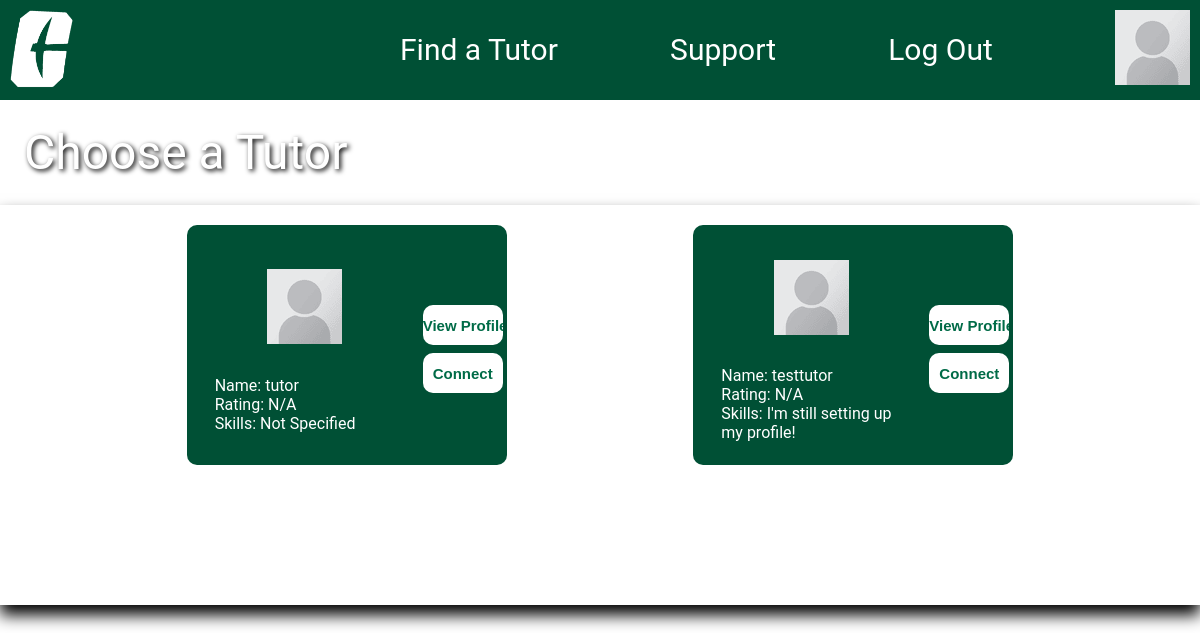
Page /choose-a-tutor/ (signed in) on the earlier database version.
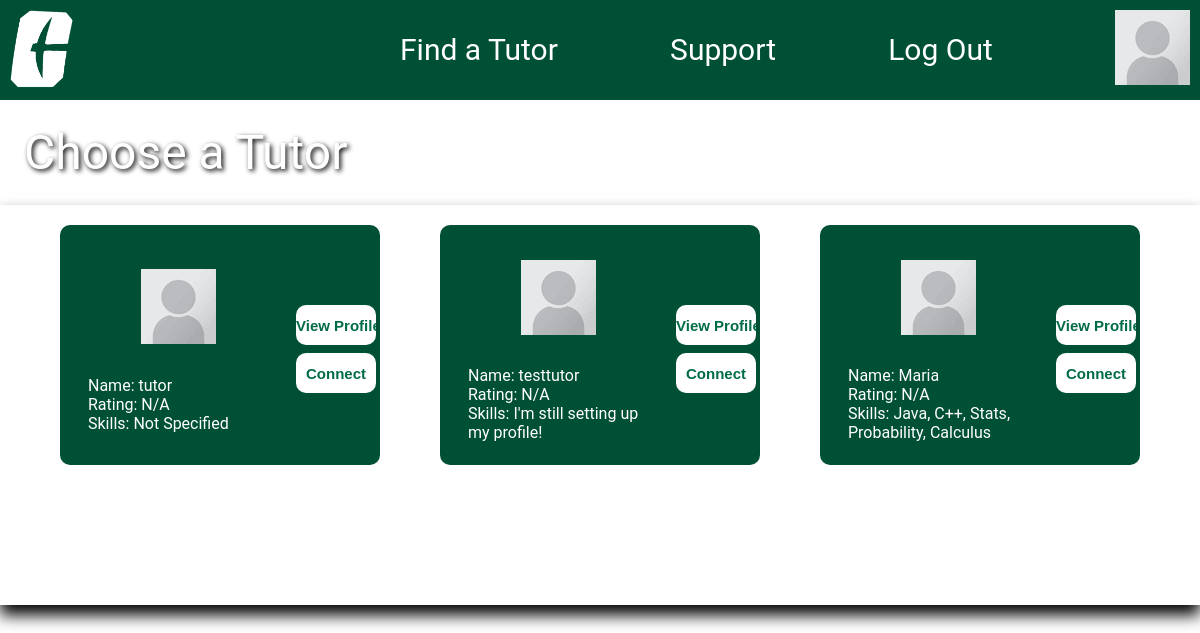
Same page on the later database version.
### base/models.py (models this page shows, shortened)
class User(AbstractUser):
    email = models.EmailField(unique=True, null=True)
    bio = models.TextField(null=True, default="I'm still setting up my profile!")
    avatar = models.ImageField(null=True, default="profile-pic-placeholder.png")
    classes = models.ManyToManyField('Classes', blank=True)
    skills = models.TextField(null=True,blank=True, default="I'm still setting up my profile!")
    currentYear = models.CharField(max_length=50, null=True, blank=True, default="I'm still setting up my profile!")
    tutor = models.BooleanField(default=False)
    USERNAME_FIELD = 'email'
    REQUIRED_FIELDS = ['username']

### base/views.py (the view)
# urls.py: path('choose-a-tutor/', views.ChooseATutor, name='choose-a-tutor'),
@login_required(login_url='login')
def ChooseATutor(request):
    tutors = User.objects.filter(tutor=True)
    context = {
        'tutors' : tutors,
    }
    return render(request, 'base/choose-a-tutor.html', context)

### base/templates/base/choose-a-tutor.html (shortened to what this page needs)
{% extends 'main.html' %}
{% block content %}
<body class="choose-a-tutor">
    <p class = "title-style"">Choose a Tutor</p>
    <div class="choose-a-tutor-Body">
        {% for tutor in tutors %}
        <div class = "choose-a-tutor-Profile">
            <div class="tutor-card-left">
                <div class = "choose-a-tutor-Profile-Image"><img src = "../static/images/profile-pic-placeholder.png"/></div>
                <div class = "choose-a-tutor-Profile-Info">
                    <div class = "choose-a-tutor-Profile-Name">Name: {{tutor.username}}</div>
                    <div class = "choose-a-tutor-Profile-Rating">Rating: N/A</div>
                    <div class = "choose-a-tutor-Profile-Major">Skills: {{tutor.skills|default:"Not Specified"}}</div>
                </div>
            </div>
            <div class="tutor-card-right">
                <div class = "choose-a-tutor-Profile-Button">
                    <a href = "{% url 'user-profile' tutor.id%}" type="submit"><input type="submit" value="View Profile" /></a>
                    <a href = "{% url 'zoom-page' %}" type="submit"><input type="submit" value="Connect" /></a>
                </div>
            </div>
        </div>
        {% endfor %}
    </div>
</body>
{% endblock %}

### templates/main.html (shortened to what this page needs)
<!DOCTYPE html>
{% load static %}
<html lang="en">
  <head>
    <link rel="stylesheet" href="{% static 'style.css' %}" />
  </head>
  <body>
  {% include 'navbar.html' %}
  {% block content %}
  {% endblock %}
  </body>
</html>

### templates/navbar.html (shortened to what this page needs)
{% load static %}
<link rel="stylesheet" href="{% static 'style.css' %}" />
<div class="bar">
    <div class="bar-left">
        <a href="{% url 'home' %}" class="navbar-pic"><img width = "63px" height = "78px" src="{% static 'images/uncc-logo(new).png' %}"/></a>
    </div>
    <div class="bar-right">
        <a class="navbar-text" href="{% url 'tutor-finder' %}">Find a Tutor</a>
        <a href="{% url 'support' %}" class="navbar-text">Support</a>
        {% if request.user.is_authenticated %}
        <a href="{% url 'logout' %}" class="navbar-text">Log Out</a>
        {% else %}
        <a href="{% url 'login' %}" class="navbar-text">Log In</a>
        {% endif%}
        {% if request.user.is_authenticated %}
            <a class="navbar-pic" href="{% url 'user-profile' request.user.id %}"><img src="{{ user.avatar.url }}"/></a>
        {% else %}
            <a class="navbar-pic" href="{% url 'user-profile' request.user.id %}"><img src="{% static 'images/profile-pic-placeholder.png' %}"/></a>
        {% endif %}
    </div>
</div>

### static/style.css (style rules this page uses)
* { margin: 0; padding: 0; box-sizing: border-box; }
.title-style { color: white; font-size: 4vw; margin: 2%; text-shadow: 2px 2px 5px black; }
.bar { margin: 0px 0px 0px 0px; height: 100px; width: 100%; background-color: #005035; display: flex; align-items: flex-start; justify-content: space-between; }
.bar-right { width: 800px; display: flex; align-items: center; justify-content: space-between; }
.bar-left { display: flex; justify-content: flex-start; width: fit-content }
.navbar-pic { margin: 10px 10px 10px 10px; }
.navbar-text { font: 30px "roboto", sans-serif; color: white; text-decoration: none; }
.choose-a-tutor { background-image: url("../static/images/UNCC_Background.jpeg"); background-size: cover; background-repeat: no-repeat; margin: 0; padding: 0; font-family: "Roboto", sans-serif; }
.choose-a-tutor-Body { background-color: white; width: 100%; height: 50vh; padding: 10px; display: flex; justify-content: space-evenly; align-items: flex-start; flex-wrap: wrap; box-shadow: 0px 10px 15px black; }
.choose-a-tutor-Profile { display: flex; color: white; align-items: center; background-color: #005035; width: 40vh; height: 30vh; margin: 10px; padding: 10px; border-radius: 10px; transition: 0.3s ease-in-out; }
.tutor-card-left { display: flex; flex-direction: column; align-items: center; text-align: left; padding-left: 10px; }
.choose-a-tutor-Profile-Image { padding: 10%; }
.choose-a-tutor-Profile-Info { padding: 1vh; }
.choose-a-tutor-Profile-Major { width: 180px; display: flex; flex-wrap: wrap; }
.choose-a-tutor-Profile-Button { width: 40px; padding: 10px 20px; display: flex; justify-content: flex-end; align-items: flex-start; flex-direction: column; }
.choose-a-tutor-Profile-Button > a > input { font-weight: bold; font-size: 15px; background-color: white; color: #006b47; border-radius: 10px; border-style: none; height: 5vh; width: 10vh; margin-top: 1vh; cursor: pointer; transition: 0.3s ease-in-out; }

Differences in the rows shown:
added User: username "Maria", skills "Java, C++, Stats, Probability, Calculus"
